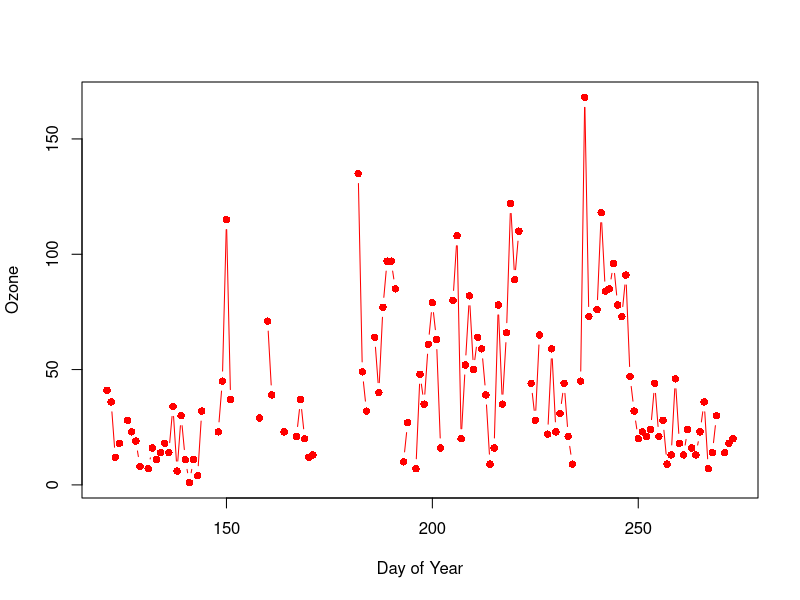
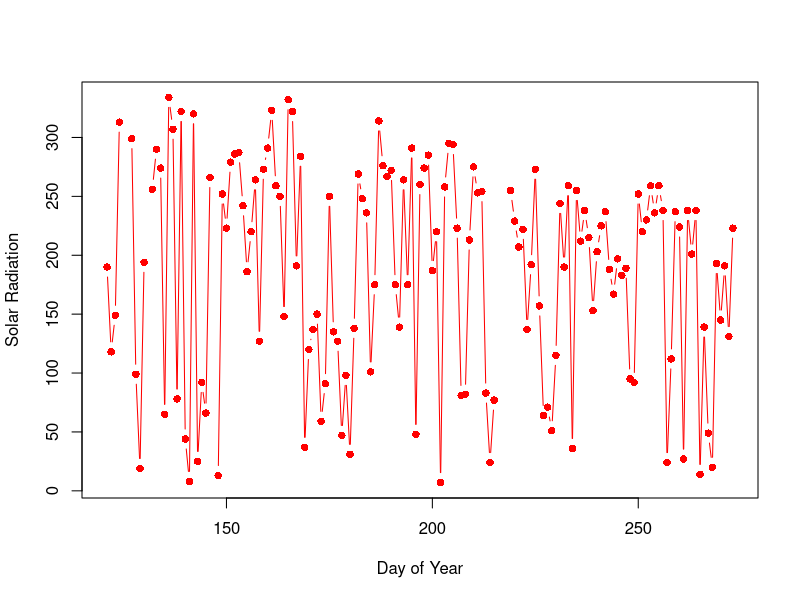
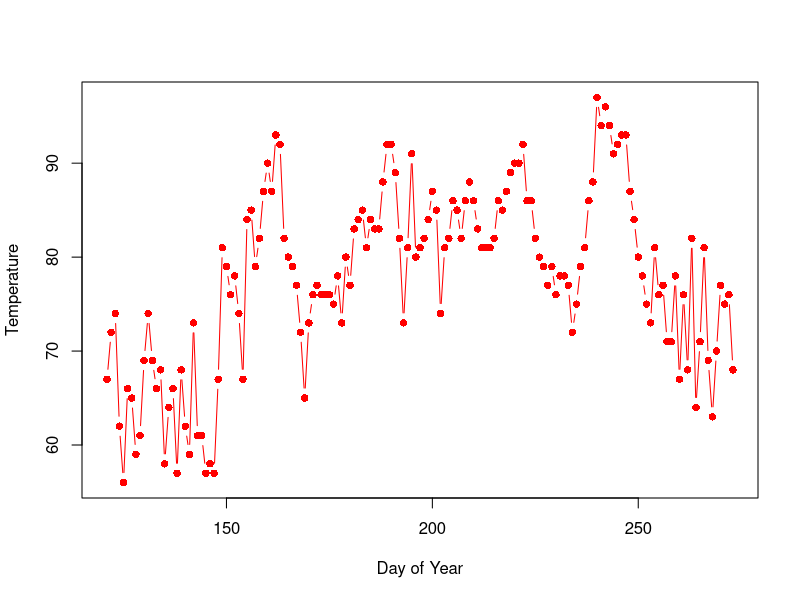
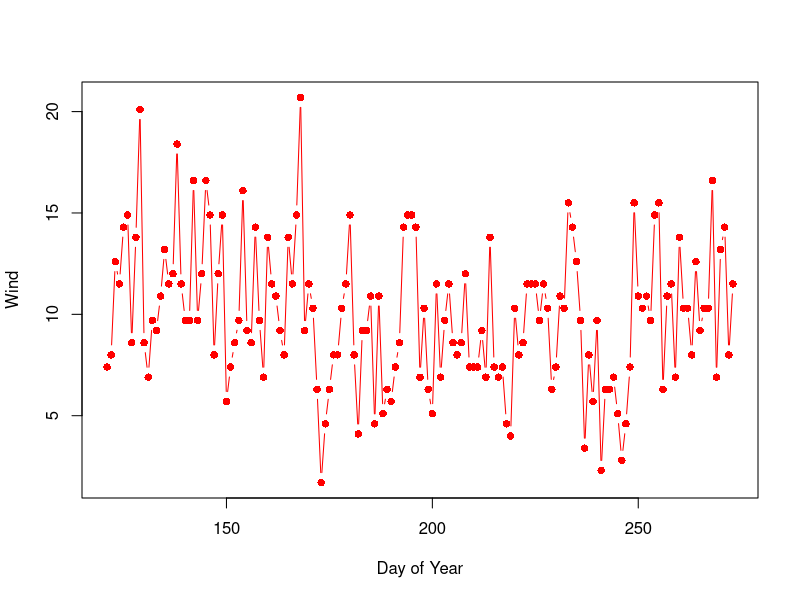
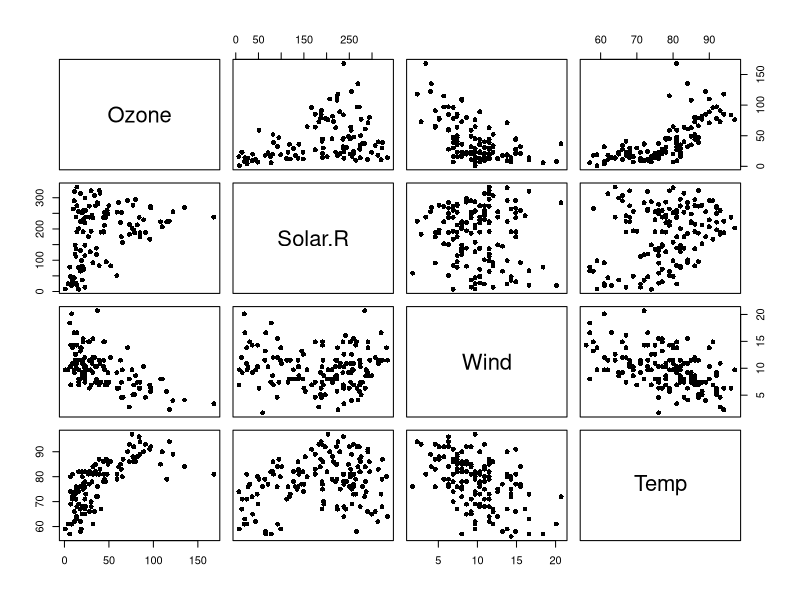

Reproduce these figures in R, in order. (Note: this script raises an error after producing the figures.)
# Matrices and matrix algebra in R

# will use builtin "airquality" dataframe for illustration
head(airquality)
dim(airquality)
attach(airquality)

# plot daily time series of each variable
doy=121:273
plot(doy,Ozone,xlab="Day of Year",ylab="Ozone",type="b",pch=16,col="red")
plot(doy,Solar.R,xlab="Day of Year",ylab="Solar Radiation",type="b",pch=16,col="red")
plot(doy,Temp,xlab="Day of Year",ylab="Temperature",type="b",pch=16,col="red")
plot(doy,Wind,xlab="Day of Year",ylab="Wind",type="b",pch=16,col="red")

# now do pairwise scatterplots
plot(airquality[,1:4],pch=16)

# Let's do some basic matrix algebra in R
class(airquality)                  # what type of object?
Y<-as.matrix(airquality[,1:4])     # covert 4 cols of airquality to a matrix
class(Y)                           # object class of Y?
X=t(Y)                             # take transpose
X
X["Ozone",]                        # 1st row 
Y[,"Ozone"]                        # 1st column

# Ok, let's think about some square matrices
S=var(Y,na.rm=T)                   # this is the variance covariance matrix of Y!
S                                  # a square matrix
t(S)                               # and also a symmetric matrix
diag(S)                            # here is the diagonal
diag(diag(S))                      # and here is the diagonal matrix
diag(c(1,1,1,1))                   # a 4x4 identity matrix
S[lower.tri(S)]<-0                 # an "upper" trianangluar matrix
S

# Addition, subtraction of matrices
x=matrix(rnorm(n=100,mean=5,sd=1),nrow=10,ncol=10)          # create two matrices
y=matrix(rnorm(n=100,mean=10,sd=2),nrow=10,ncol=10)
x                                                           # take a quick look
y
x+y                                                         # now add them

# now multiply them:
x*y                                                         # NOTE = this does element-wise multiplication (not matrix multiplication)
5*x                                                         # multiply x by a scalar
x%*%y                                                       # note "%" notation means do matrix multiplication
y%*%x                                                       # order matters!
x=x[,1:8] 
x%*%y                                                       # no go! # rows in y != # rows in x
y=y[1:8,1:4]                                                # extract rows 1-8; now y only has 8 rows
x%*%y                                                       # now it works - result is a 10x4 matrix

# Mean vectors - generally, variables are in columns, joint observations in each row
colMeans(airquality[,1:4],na.rm=T)                          # here is your mean vector for airquality (excluding date)

# variance-covariance, correlation matrices, determinant
var(airquality[,1:4],na.rm=T)                               # here is your variance-covariance matrix
cor(airquality[,1:4],use="pairwise")                        # and here is your correlation matrix
det(var(airquality[,1:4],na.rm=T))                          # the "determinant" of the CVM of airquality
